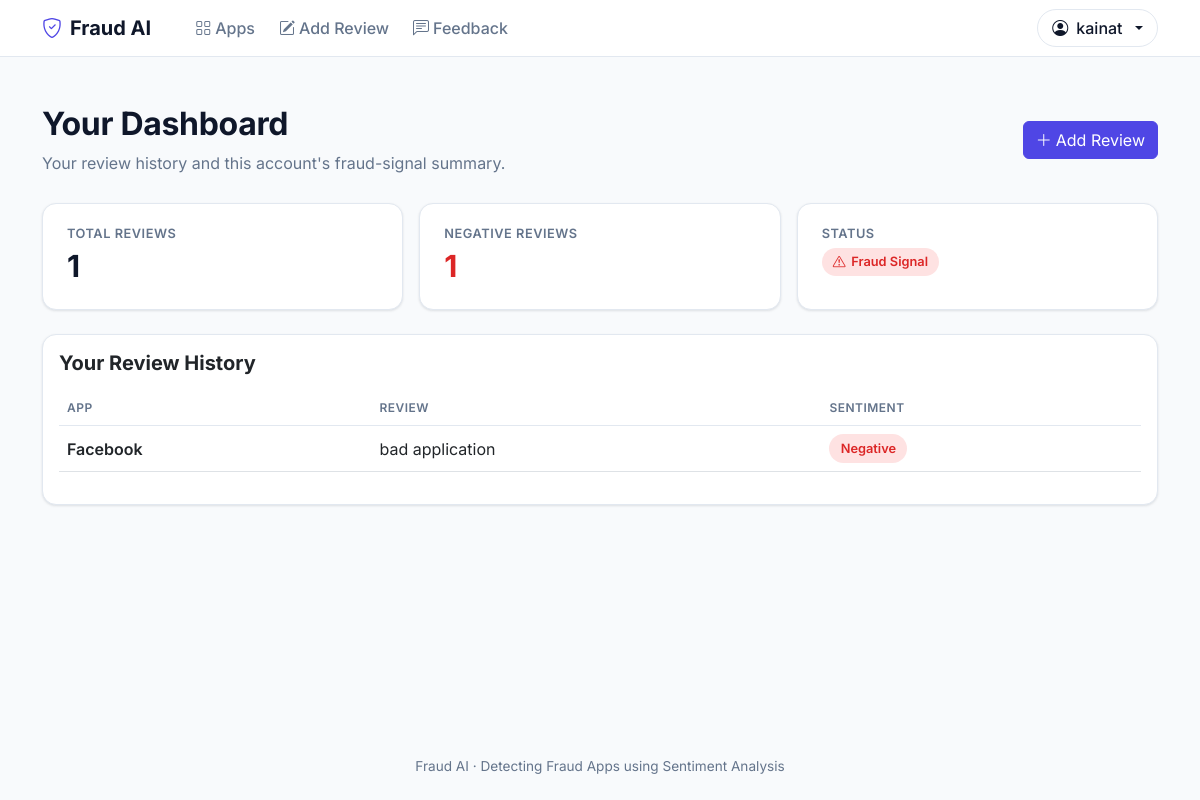
/dashboard (signed in), run on the app's committed database.
### tables this page shows
CREATE TABLE app_reviews(
        id INTEGER PRIMARY KEY AUTOINCREMENT,
        app_id INTEGER,
        user_id INTEGER,
        comment TEXT,
        sentiment TEXT,
        created_at TEXT DEFAULT CURRENT_TIMESTAMP
    , ip_address TEXT);

CREATE TABLE apps(
    id INTEGER PRIMARY KEY AUTOINCREMENT,
    name TEXT,
    category TEXT,
    review TEXT,
    sentiment TEXT,
    rating REAL
, link TEXT, description TEXT, image_url TEXT, status TEXT DEFAULT 'Unreviewed');

### app.py (the view)
@app.route('/dashboard')
@require_login
def dashboard():
    conn = db()
    user_reviews = conn.execute("""
        SELECT ar.comment, ar.sentiment, a.name AS app_name
        FROM app_reviews ar
        LEFT JOIN apps a ON ar.app_id = a.id
        WHERE ar.user_id = ?
        ORDER BY ar.id DESC
    """, (session.get('user_id'),)).fetchall()
    conn.close()
    total = len(user_reviews)
    neg = sum(1 for review in user_reviews if review['sentiment'] == "Negative")
    status = "No Data"
    if total > 0:
        status = "🚨 FRAUD APP" if neg / total > 0.5 else "✅ SAFE APP"
    return render_template(
        "dashboard.html",
        reviews=user_reviews,
        status=status,
        negative_count=neg
    )

### app.py (called while the page is built)
def db():
    conn = sqlite3.connect("database.db")
    conn.row_factory = sqlite3.Row
    return conn

def require_login(view):
    @wraps(view)
    def wrapped(*args, **kwargs):
        if not session.get('user'):
            flash("Please log in to continue.")
            return redirect('/login')
        return view(*args, **kwargs)
    return wrapped

### templates/dashboard.html (shortened to what this page needs)
{% extends "base.html" %}
{% block content %}
<div class="container py-5">
    <div class="page-header d-flex flex-column flex-md-row justify-content-between align-items-md-center">
        <div>
            <h2>Your Dashboard</h2>
            <p class="mb-0">Your review history and this account's fraud-signal summary.</p>
        </div>
        <a class="btn btn-primary mt-3 mt-md-0" href="/add_review"><i class="bi bi-plus-lg me-1"></i>Add Review</a>
    </div>
    <div class="row g-3 mb-4">
        <div class="col-md-4">
            <div class="stat-tile h-100">
                <div class="stat-label">Total Reviews</div>
                <div class="stat-value">{{ reviews|length }}</div>
            </div>
        </div>
        <div class="col-md-4">
            <div class="stat-tile h-100">
                <div class="stat-label">Negative Reviews</div>
                <div class="stat-value" style="color: var(--danger);">{{ negative_count }}</div>
            </div>
        </div>
        <div class="col-md-4">
            <div class="stat-tile h-100">
                <div class="stat-label">Status</div>
                <div class="mt-1">
                    {% if status == '🚨 FRAUD APP' %}
                    <span class="pill pill-danger"><i class="bi bi-exclamation-triangle"></i> Fraud Signal</span>
                    {% elif status == '✅ SAFE APP' %}
                    <span class="pill pill-success"><i class="bi bi-check-circle"></i> Safe Signal</span>
                    {% else %}
                    <span class="pill pill-neutral"><i class="bi bi-dash-circle"></i> No Data</span>
                    {% endif %}
                </div>
            </div>
        </div>
    </div>
    <div class="card card-flat">
        <div class="card-body">
            <h5 class="fw-bold mb-3">Your Review History</h5>
            {% if reviews %}
            <div class="table-responsive">
                <table class="table table-clean align-middle">
                    <thead>
                        <tr>
                            <th>App</th>
                            <th>Review</th>
                            <th>Sentiment</th>
                        </tr>
                    </thead>
                    <tbody>
                        {% for review in reviews %}
                        <tr>
                            <td class="fw-semibold">{{ review['app_name'] or 'Unknown app' }}</td>
                            <td>{{ review['comment'] }}</td>
                            <td>
                                {% if review['sentiment'] == 'Negative' %}
                                    <span class="pill pill-danger">Negative</span>
                                {% elif review['sentiment'] == 'Positive' %}
                                    <span class="pill pill-success">Positive</span>
                                {% else %}
                                    <span class="pill pill-neutral">Neutral</span>
                                {% endif %}
                            </td>
                        </tr>
                        {% endfor %}
                    </tbody>
                </table>
            </div>
            {% else %}
            <div class="empty-state">
                <i class="bi bi-inbox"></i>
                No reviews yet. <a href="/add_review">Write your first review</a>.
            </div>
            {% endif %}
        </div>
    </div>
</div>
{% endblock %}

### static/style.css (style rules this page uses)
:root { --bg: #f8fafc; --surface: #ffffff; --surface-alt: #f1f5f9; --border: #e2e8f0; --text: #0f172a; --text-muted: #64748b; --primary: #4f46e5; --primary-hover: #4338ca; --primary-soft: #eef2ff; --success: #16a34a; --success-soft: #dcfce7; --danger: #dc2626; --danger-soft: #fee2e2; --warning: #b45309; --warning-soft: #fef3c7; --neutral-soft: #e2e8f0; --radius-sm: 8px; --radius: 14px; --shadow: 0 1px 3px rgba(15, 23, 42, 0.08), 0 1px 2px rgba(15, 23, 42, 0.04); --shadow-md: 0 8px 24px rgba(15, 23, 42, 0.08); }
body { background: var(--bg); color: var(--text); font-family: "Inter", "Segoe UI", system-ui, -apple-system, sans-serif; min-height: 100vh; display: flex; flex-direction: column; }
a { text-decoration: none; }
.page-header { margin-bottom: 1.75rem; }
.page-header h1, .page-header h2 { font-weight: 700; letter-spacing: -0.01em; }
.page-header p { color: var(--text-muted); }
.card-flat { background: var(--surface); border: 1px solid var(--border); border-radius: var(--radius); box-shadow: var(--shadow); }
.btn-primary { background: var(--primary); border-color: var(--primary); }
.pill { display: inline-flex; align-items: center; gap: 0.35rem; padding: 0.3rem 0.7rem; border-radius: 999px; font-size: 0.8rem; font-weight: 600; }
.pill-danger { background: var(--danger-soft); color: var(--danger); }
.stat-tile { background: var(--surface); border: 1px solid var(--border); border-radius: var(--radius); padding: 1.25rem 1.5rem; box-shadow: var(--shadow); }
.stat-tile .stat-label { color: var(--text-muted); font-size: 0.8rem; text-transform: uppercase; letter-spacing: 0.04em; font-weight: 600; }
.stat-tile .stat-value { font-size: 1.9rem; font-weight: 700; }
.table-clean thead { background: var(--surface-alt); }
.table-clean th { font-size: 0.75rem; text-transform: uppercase; letter-spacing: 0.04em; color: var(--text-muted); font-weight: 600; border-bottom: 1px solid var(--border); }

### data on the page
app_reviews: name "Facebook", comment "bad application", sentiment "Negative"

### other printed values
{{ session.get('user') }} "kainat"
{{ reviews|length }} "1"
{{ negative_count }} "1"
